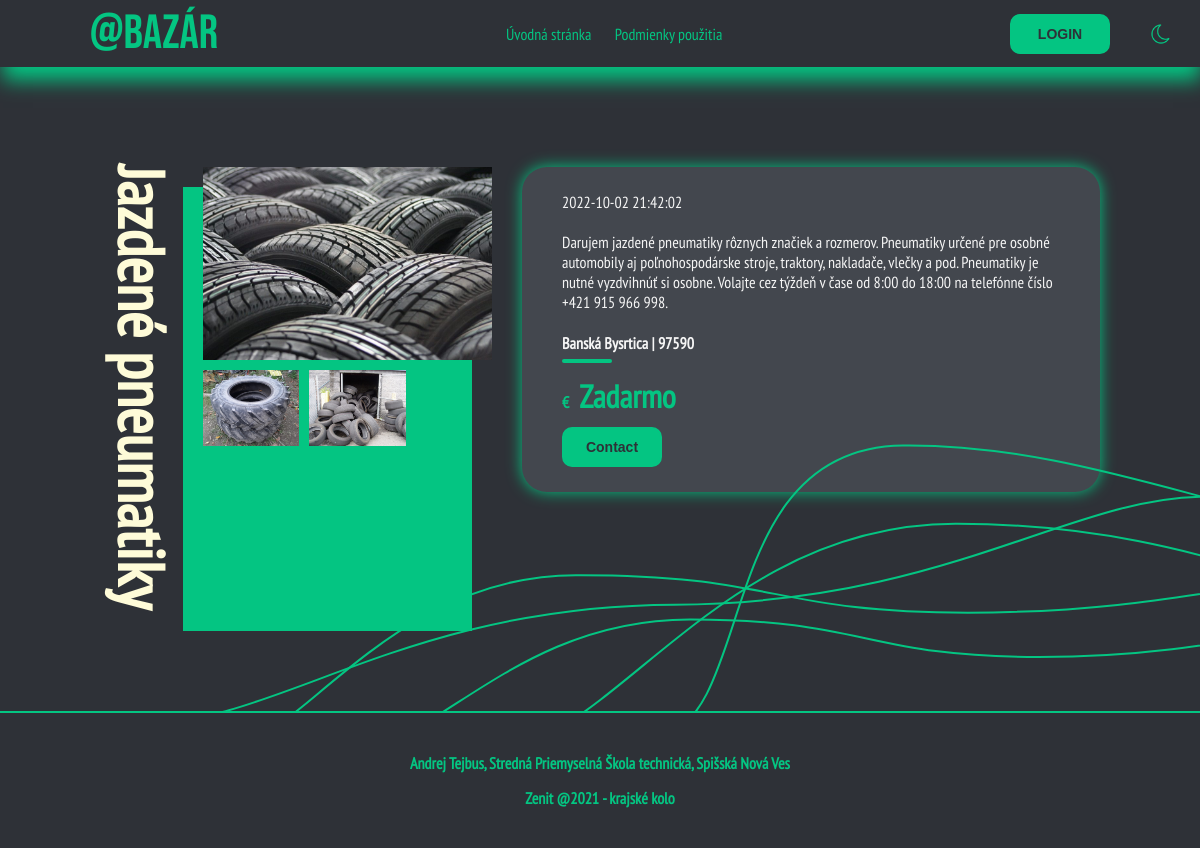
/subsite.php?id=4, run on the app's committed database.
### tables this page shows
CREATE TABLE `inzerat` (
  `id` int(11) NOT NULL,
  `titulok` varchar(255) DEFAULT NULL,
  `popis` text DEFAULT NULL,
  `psc` varchar(5) DEFAULT NULL,
  `mesto` varchar(50) DEFAULT NULL,
  `datum_vytvorenia` datetime DEFAULT NULL,
  `cena` float DEFAULT NULL,
  `typ` varchar(50) DEFAULT NULL,
  `user_id` int(11) DEFAULT NULL
);

CREATE TABLE `photos` (
  `id` int(11) NOT NULL,
  `path` varchar(255) DEFAULT NULL,
  `hlavny_obrazok` tinyint(4) DEFAULT NULL,
  `inzerat_id` int(11) DEFAULT NULL
);

### subsite.php (the view)
<?php
    $inzerat_id = $_GET['id'];
    include 'header.php';
    $obrazky = array();
    $select = "SELECT * FROM inzerat WHERE id = '$inzerat_id'";
    $results = mysqli_query($conn, $select);
    $row = mysqli_fetch_assoc($results);
    $hlavny_obrazok = mysqli_fetch_assoc(mysqli_query($conn, "SELECT * FROM photos WHERE inzerat_id = '$inzerat_id' and hlavny_obrazok = 1"));
    $photosSelect = "SELECT * FROM photos WHERE inzerat_id = '$inzerat_id' and hlavny_obrazok != 1";
    $photoResults = mysqli_query($conn, $photosSelect);
    while($photoRow = mysqli_fetch_assoc($photoResults)){
        $obrazky[] = $photoRow['path'];
    }
?>
<div class="subpage">
<img src="blobs/bottom-right.svg" alt="" style="bottom: 0; right: 0;" class="line">
            <h2><?php echo $row['titulok']; ?></h2>
            <div class="inzeratIMG">
                <div class="mainIMG">
                <a class="example-image-link lightboxA" href="<?php echo $hlavny_obrazok['path'] ?>" data-lightbox="example-set" data-title="Click the right half of the image to move forward."><img class="example-image" src="<?php echo $hlavny_obrazok['path'] ?>" alt=""/></a>
                </div>
                <div class="others">
                <?php foreach($obrazky as $obrazok){ ?>
                <a class="example-image-link" href="<?php echo "$obrazok" ?>" data-lightbox="example-set" data-title=""><img class="example-image" src="<?php echo "$obrazok" ?>" alt="" /></a>
            <?php } ?>
                </div>
            </div>
            <div class="cardText">
                <div class="background">
                    <p><?php echo $row['datum_vytvorenia']?></p>   <br>
        <p><?php echo $row['popis'] ?></p>
        <h4><?php echo $row['mesto']." | ".$row['psc']; ?></h4>
        <h1><span style="font-size: 16px; margin-right:10px;">€</span><?php if($row['typ'] == 'Predám') echo $row['cena']; else echo "Zadarmo"?></h1>
        <button class="login_btn" style="width: 100px;">Contact</button>
        </div>
    </div>
        </div>
<?php include 'footer.php' ?>

### assets/css/style.css (style rules this page uses)
body { margin: 0; padding: 0; box-sizing: border-box; font-family: 'narrow'; }
h1, h2, p { margin: 0; padding: 0; }
a { text-decoration: none; color: var(--yelTX); }
.line { position: absolute; }
.inzeratIMG { z-index: 5; width: 30%; display: flex; flex-direction: column; position: relative; margin-left: 20px; }
.inzeratIMG::after { z-index: -1; content: ""; background-color: var(--greenTX); position: absolute; width: 100%; height: 100%; top: 20px; left: -20px; }
.inzeratIMG .mainIMG { width: 100%; }
.inzeratIMG .mainIMG a { width: 100%; }
.mainIMG img { width: 100%; height: 100%; object-fit: cover; }
.others { display: flex; }
.others a { width: 33.33%; margin-top: 10px; }
.others a + a { margin-left: 10px; }
.others img { width: 100%; height: 100%; object-fit: cover; }
.lightboxA { display: flex; justify-content: center; }
.cardText { width: 60%; padding-left: 30px; transition-duration: 250ms; }
.cardText p { color: gray; }
.cardText h1 { color: var(--greenTX); }
.cardText h4 { color: #1A1A1A; }
.subpage { position: relative; padding: 100px; display: flex; background-color: var(--whiteBG); }
.subpage h2 { writing-mode: vertical-rl; color: var(--yelTX); font-size: 64px; }
.subpage .background { background-color: var(--lessWhite); padding: 25px 40px; border-radius: 25px; box-shadow: 0 0 15px 0 var(--greenTX); }
.subpage .background p, .subpage .background h4 { color: var(--blackBG); position: relative; }
.subpage .background h4::after { content: ""; position: absolute; width: 50px; height: 4px; background-color: var(--greenTX); bottom: -10px; left: 0; border-radius: 2px; }

### assets/css/loginstyles.css (style rules this page uses)
body { position: relative; background: var(--whiteBG); }
:root:has(#darkMode) { --blueBG: #36486B; --blackBG: #2e3137; --lessWhite: #FFFAFA; --whiteBG: whitesmoke; --blackTX: black; --yelTX: #dbd96d; --greenTX: #04c582; --mainBG: #F0F0F0; }
:root:has(#darkMode:checked) { --lessWhite: #43474e; --blueBG: #36486B; --blackBG: whitesmoke; --whiteBG: #2e3137; --yelTX: #FEFBD8; --greenTX: #04c582; --mainBG: #F0F0F0; --whiteTX: whitesmoke; }
.login_btn { padding: 10px; width: 60%; margin-top: 10px; border: 2px solid #04c582; color: var(--whiteBG); font-size: 14px; font-weight: 700; background: var(--greenTX); border-radius: 10px; transition: 250ms; cursor: pointer; }

### assets/css/customRadio.css (style rules this page uses)
* { scrollbar-width: auto; scrollbar-color: var(--greenTX) var(--whiteBG); }

### data on the page
inzerat: titulok "Jazdené pneumatiky", datum_vytvorenia "2022-10-02 21:42:02", popis "Darujem jazdené pneumatiky rôznych značiek a rozmerov. Pneumatiky určené pre osobné automobily aj poľnohospodárske stroje, traktory, nakladače, vlečky a pod. Pneumatiky je nutné vyzdvihnúť si osobne. Volajte cez týždeň v čase od 8:00 do 18:00 na telefónne číslo +421 915 966 998.", mesto "Banská Bysrtica", psc "97590"
photos: path (picture)
